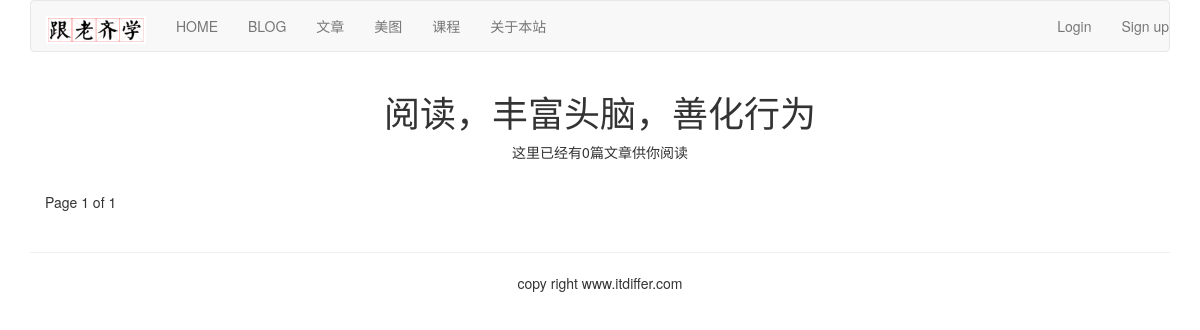
Page /article/list-article-titles/ on the earlier database version.
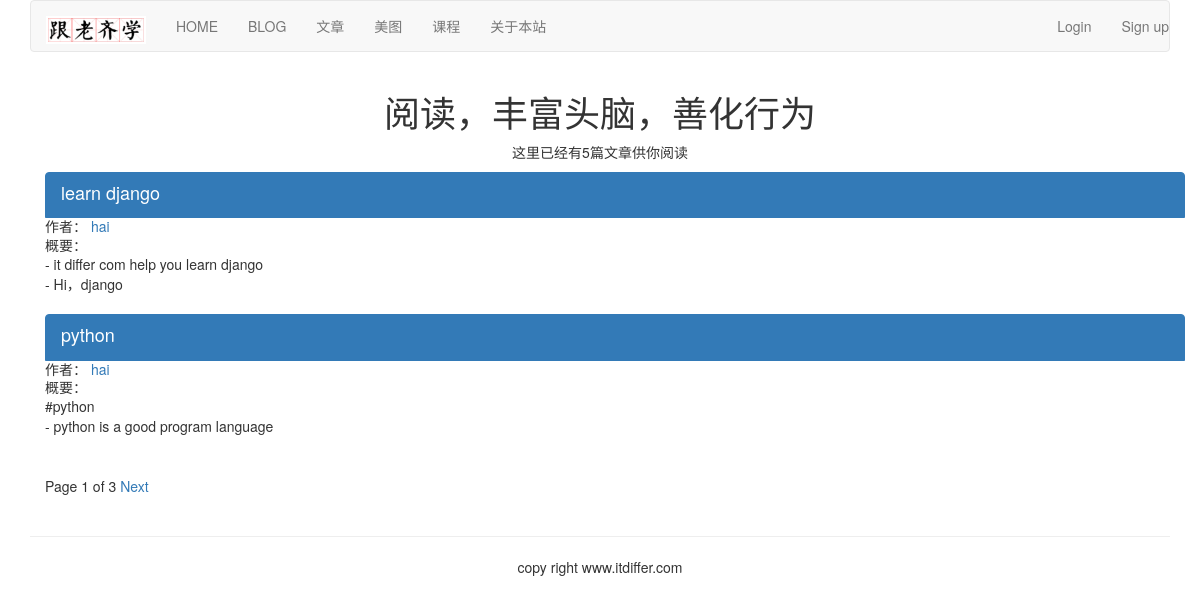
Same page on the later database version.
### article/models.py (models this page shows, shortened)
class ArticlePost(models.Model):
    author = models.ForeignKey(User, related_name="article", on_delete=models.CASCADE)
    title = models.CharField(max_length=200)
    slug = models.SlugField(max_length=500)
    column = models.ForeignKey(ArticleColumn, related_name="article_column", on_delete=models.CASCADE)
    body = models.TextField()
    created = models.DateTimeField(default=timezone.now())
    updated = models.DateTimeField(auto_now=True)
    users_like = models.ManyToManyField(User, related_name="articles_like", blank=True)
    article_tag = models.ManyToManyField(ArticleTag, related_name='article_tag', blank=True)
    class Meta:
        ordering = ("title",)
        index_together = (('id', 'slug'),)

### article/list_views.py (the view)
# urls.py: path('list-article-titles/', list_views.article_titles, name="article_titles"),
def article_titles(request, username=None):
    if username:
        user = User.objects.get(username=username)
        articles_title = ArticlePost.objects.filter(author=user)
        try:
            userinfo = user.userinfo
        except:
            userinfo = None
    else:
        articles_title = ArticlePost.objects.all()
    paginator = Paginator(articles_title, 2)
    page = request.GET.get('page')
    try:
        current_page = paginator.page(page)
        articles = current_page.object_list
    except PageNotAnInteger:
        current_page = paginator.page(1)
        articles = current_page.object_list
    except EmptyPage:
        current_page = paginator.page(paginator.num_pages)
        articles = current_page.object_list
    if username:
        return render(request, "article/list/author_articles.html", {"articles":articles, "page":current_page, \
                                                                     "userinfo":userinfo, "user":user})
    return render(request, "article/list/article_titles.html", {"articles":articles, "page":current_page})

### article/templatetags/article_tags.py (called while the page is built)
@register.simple_tag
def total_articles():
    return ArticlePost.objects.count()

### templates/article/list/article_titles.html (shortened to what this page needs)
{% extends "base.html" %}
{% load article_tags %}
{% block content %}
<div class="row text-center vertical-middle-sm">
    <h1>阅读，丰富头脑，善化行为</h1>
    <p>这里已经有{% total_articles %}篇文章供你阅读</p>
</div>
<div class="container">
    {% for article in articles %}
    <div class="list-group">
        <a href="{{article.get_url_path}}" class="list-group-item active">
            <h4 class="list-group-item-heading">{{article.title}}</h4>
        </a>
        <p class="list-group-item-text">作者：
            <a href="{% url 'article:author_articles' article.author.username %}">
                {{article.author.username}}</a>
        </p>
        <p class="list-group-item-text">概要：{{article.body|slice:'70'|linebreaks}}</p>
    </div>
    {% endfor %}
    {% include "paginator.html" %}
</div>
{% endblock %}

Differences in the rows shown:
added ArticlePost: title "learn django", author.username "hai", body "- it differ com help you learn django - Hi，django"
added ArticlePost: title "python", author.username "hai", body "#python - python is a good program language"
Other differences:
{{ page.paginator.num_pages }}: "1" → "3"
text no longer shown: "0"
text now shown: "5 Next"
